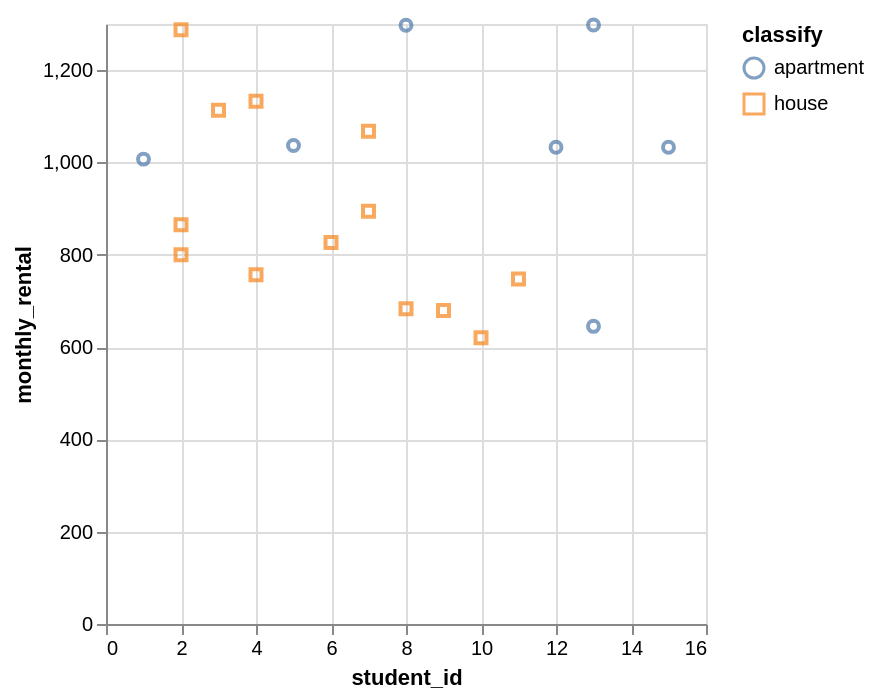

Express this chart as Vega-Lite.
### Vega-Lite specification from a JSON file in a GitHub repository (floating-point values rounded to 4 significant figures)
{"data": {"values": [{"x_data": 13, "y_data": 1298.0, "classify": "apartment"}, {"x_data": 8, "y_data": 1297.0, "classify": "apartment"}, {"x_data": 5, "y_data": 1037.0, "classify": "apartment"}, {"x_data": 12, "y_data": 1033.0, "classify": "apartment"}, {"x_data": 15, "y_data": 1033.0, "classify": "apartment"}, {"x_data": 1, "y_data": 1007.0, "classify": "apartment"}, {"x_data": 13, "y_data": 644.9, "classify": "apartment"}, {"x_data": 2, "y_data": 1288.0, "classify": "house"}, {"x_data": 4, "y_data": 1133.0, "classify": "house"}, {"x_data": 3, "y_data": 1113.0, "classify": "house"}, {"x_data": 7, "y_data": 1068.0, "classify": "house"}, {"x_data": 7, "y_data": 894.1, "classify": "house"}, {"x_data": 2, "y_data": 865.3, "classify": "house"}, {"x_data": 6, "y_data": 826.4, "classify": "house"}, {"x_data": 2, "y_data": 800.1, "classify": "house"}, {"x_data": 4, "y_data": 756.7, "classify": "house"}, {"x_data": 11, "y_data": 747.5, "classify": "house"}, {"x_data": 8, "y_data": 683.1, "classify": "house"}, {"x_data": 9, "y_data": 679.3, "classify": "house"}, {"x_data": 10, "y_data": 620.3, "classify": "house"}]}, "mark": "point", "encoding": {"x": {"field": "x_data", "type": "quantitative", "title": "student_id", "scale": {"zero": "false"}}, "y": {"field": "y_data", "type": "quantitative", "title": "monthly_rental", "scale": {"zero": "false"}}, "color": {"field": "classify", "type": "nominal"}, "shape": {"field": "classify", "type": "nominal"}}}
